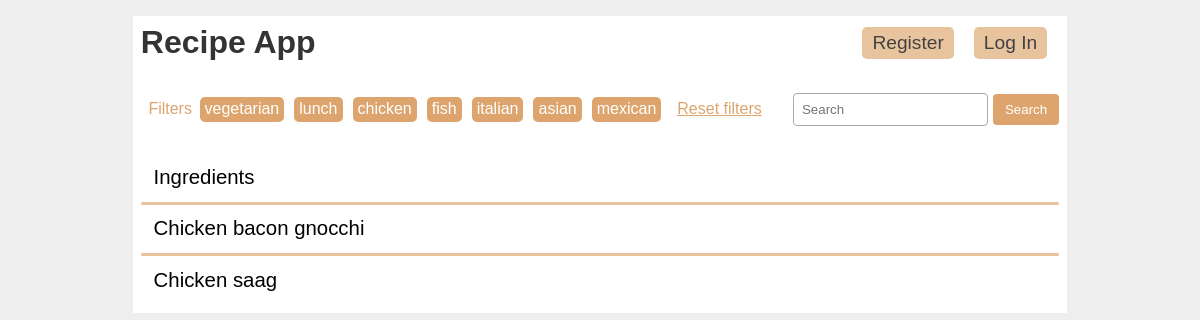
The page /filter_recipes/chicken on the database its author committed.
### tables this page shows
CREATE TABLE recipes (
  id INTEGER PRIMARY KEY AUTOINCREMENT,
  title TEXT NOT NULL,
  ingredients TEXT NOT NULL,
  instructions TEXT NOT NULL,
  tags TEXT
);

### recipe_db/home.py (the view)
@bp.route('/filter_recipes/<string:filter>')
def filter_recipes(filter):
    if filter == "reset":
        recipes = recipe_get_all()
    else:
        recipes = recipe_search(filter, by_tag=True)
    tags = recipe_get_popular_tags()
    return render_template('recipes/index.html', recipes=recipes, filter_words=tags)

### recipe_db/auth.py (called while the page is built)
@bp.before_app_request
def load_logged_in_user():
    user_id = session.get('user_id')
    if user_id is None:
        g.user = None
    else:
        g.user = user_get_user_by_id(user_id)
        if g.user is False:
            print("Warning: User ID is None!")

### recipe_db/db.py (called while the page is built)
def get_db():
    if 'db' not in g:
        g.db = sqlite3.connect(
            current_app.config['DATABASE'],
            detect_types=sqlite3.PARSE_DECLTYPES
        )
        g.db.row_factory = sqlite3.Row
    return g.db

def db_text_search(input_param):
    results = search_string_in_table ("recipes", input_param)
    return results

def search_string_in_table(table_name, search_string):
    query = f"SELECT * FROM {table_name} WHERE title LIKE ? OR ingredients LIKE ? OR instructions LIKE ? OR tags LIKE ?;"
    records = get_db().execute(query, ('%' + search_string + '%','%' + search_string + '%','%' + search_string + '%','%' + search_string + '%')).fetchall()
    return records

### recipe_db/recipe.py (called while the page is built)
def parse(recipe):
    recipe_fields = ['id', 'title', 'ingredients', 'instructions', 'tags']
    recipe = dict(zip(recipe_fields, recipe))
    return recipe

def format_recipes(cursor, single):
    if single == True:
        result = parse(cursor)
    else:
        result = list()
        for item in cursor:
            recipe = parse(item)
            result.append((recipe))
    return result

def recipe_get_popular_tags():
    tags = ['vegetarian', 'lunch', 'chicken', 'fish', 'italian', 'asian', 'mexican']
    return tags

def recipe_search(terms, by_tag=False):
    if by_tag == True:
        recipes = db_text_search(terms)
    else:
        recipes = db_text_search(terms)
    if isinstance(recipes, list):
        res = format_recipes(recipes, single=False)
    else:
        res = format_recipes(recipes, single=True)
    return res

### recipe_db/templates/recipes/index.html (shortened to what this page needs)
{% extends 'base.html' %}
{% block filters %}
<div class="filter-section">
  <div class="filter-buttons">
    <p class="filter-non-tag">Filters</p>
    {% for filter_word in filter_words %}
      <a href="{{ url_for('home.filter_recipes', filter=filter_word) }}" class="filter-button">{{ filter_word }}</a>
    {% endfor %}
    <a href="{{ url_for('home.filter_recipes', filter="reset") }}" class="filter-non-tag">Reset filters</a>
  </div>
  <div class="search-container">
    <form action="{{ url_for('home.search', query='search') }}" method="get">
      <input type="search" placeholder="Search" name="q" class="search-input">
      <button type="submit" class="search-button">Search</button>
    </form>
  </div>
</div>
{% endblock %}
{% block content %}
  <div class="recipe-list">
  {% for recipe in recipes %}
    <div class="recipe-title">
      <a class="action" href="{{ url_for('home.view_full_details', id=recipe['id']) }}">
        <p>{{ recipe['title'] }}</p>
      </a>
    </div>
  {% if not loop.last %}
  <hr>
  {% endif %}
  {% endfor %}
  </div>
{% endblock %}

### recipe_db/static/style1.css (style rules this page uses)
p { margin: 0.1rem; padding: 0; }
a { color: var(--font-color); }
hr { border: none; border-top: 0.2rem solid var(--secondary-color); border-radius: 0.1rem; margin: 0.2rem 0rem; }
.filter-section { margin-bottom: 2rem; display: flex; flex-wrap: wrap; align-items: center; }
.filter-buttons { flex: 1; display: flex; flex-wrap: wrap; align-items: center; margin-bottom: 3px; }
.filter-button { display: inline-block; padding: 3px 5px 4px 5px; margin-right: 10px; background-color: var(--primary-color); color: #fff; border-radius: 5px; text-decoration: none; }
.filter-non-tag { color: var(--primary-color); padding: 3px 6px 5px 6px; display: inline-block; }
.search-container form { display: flex; align-items: center; margin-bottom: 3px; }
.search-input { margin-bottom: 0; margin-right: 5px; padding: 8px; border: 1px solid var(--border-color); border-radius: 4px; }
.search-button { padding: 8px 12px; background-color: var(--primary-color); color: white; border: none; border-radius: 4px; cursor: pointer; }
.recipe-title > a:first-of-type { flex: auto; }

### rows shown on the page
recipes: title "Ingredients"
recipes: title "Chicken bacon gnocchi"
recipes: title "Chicken saag"

### other values the page prints
{{ filter_word }} "vegetarian" "lunch" "chicken" "fish" "italian" "asian" "mexican"
